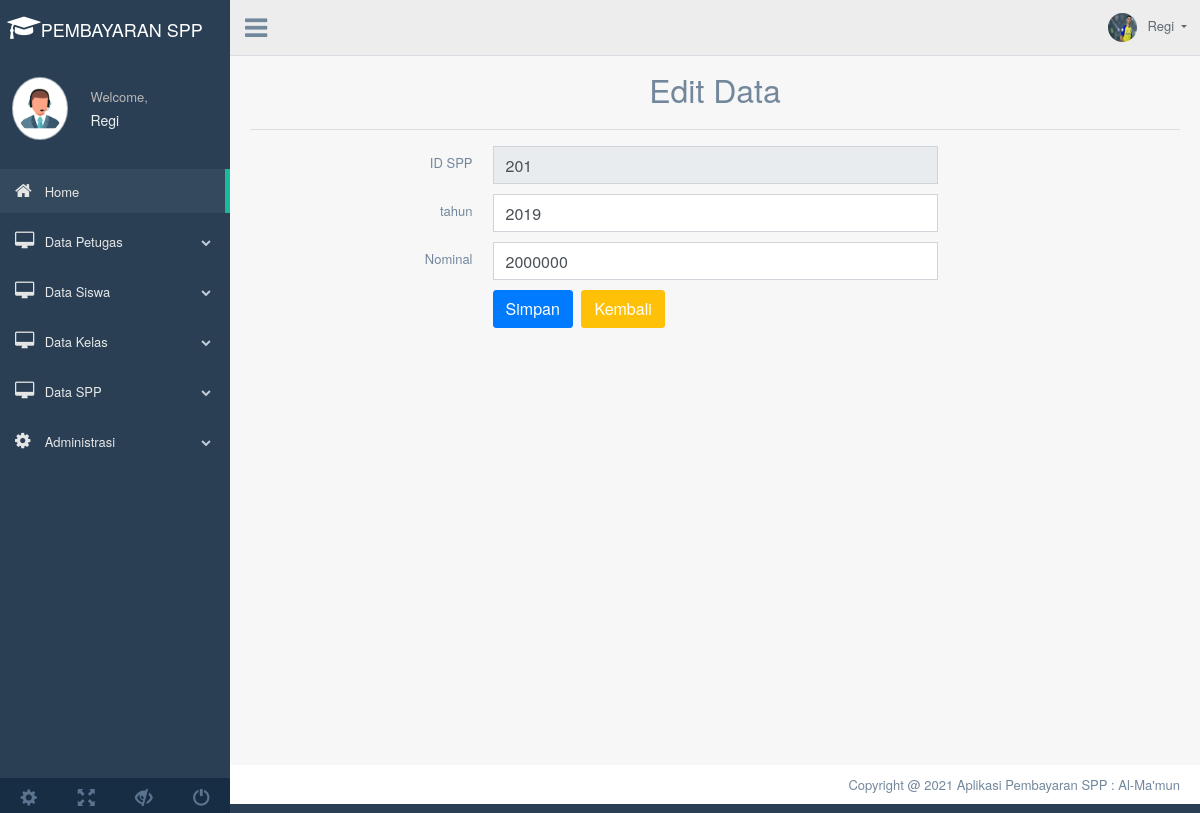
The app's page /beranda.php?page=edit_spp&id_spp=201 (signed in) with its own data.
### tables this page shows
CREATE TABLE `spp` (
  `id_spp` int(11) NOT NULL,
  `tahun` int(11) DEFAULT NULL,
  `nominal` int(11) DEFAULT NULL
);

### editspp.php (the view, shortened to what this page needs)
<?php include('config.php'); ?>
	<div class="container" style="margin-top:20px">
		<center><font size="6">Edit Data</font></center>
		<hr>
		<?php
		if(isset($_GET['id_spp'])){
			$id_spp = $_GET['id_spp'];
			$select = mysqli_query($koneksi, "SELECT * FROM spp WHERE id_spp='$id_spp'") or die(mysqli_error($koneksi));
			if(mysqli_num_rows($select) == 0){
				echo '<div class="alert alert-warning">ID tidak ada dalam database.</div>';
				exit();
			}else{
				$data = mysqli_fetch_assoc($select);
			}
		}
		?>
		<form action="beranda.php?page=edit_spp&id_spp=<?php echo $id_spp; ?>" method="post">
			<div class="item form-group">
				<label class="col-form-label col-md-3 col-sm-3 label-align">ID SPP</label>
				<div class="col-md-6 col-sm-6">
					<input type="text" name="id_spp" class="form-control"  value="<?php echo $data['id_spp']; ?>" readonly required>
				</div>
			</div>
			<div class="item form-group">
				<label class="col-form-label col-md-3 col-sm-3 label-align">tahun</label>
				<div class="col-md-6 col-sm-6">
					<input type="text" name="tahun" class="form-control" value="<?php echo $data['tahun']; ?>" required>
				</div>
			</div>
			<div class="item form-group">
				<label class="col-form-label col-md-3 col-sm-3 label-align">Nominal</label>
				<div class="col-md-6 col-sm-6">
					<input type="text" name="nominal" class="form-control" value="<?php echo $data['nominal']; ?>" required>
				</div>
			</div>
            	<div class="item form-group">
				<div class="col-md-6 col-sm-6 offset-md-3">
					<input type="submit" name="submit" class="btn btn-primary" value="Simpan">
					<a href="beranda.php?page=tampil_spp" class="btn btn-warning">Kembali</a>
				</div>
			</div>
		</form>
	</div>

### records on screen
spp: id_spp "201", tahun "2019", nominal "2000000"

### other values on screen
$_SESSION['username'] "Regi"
